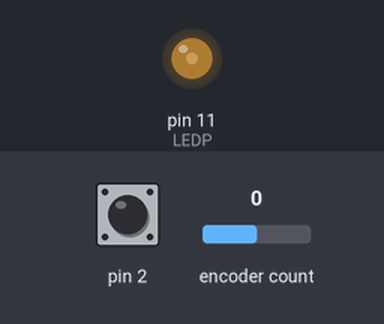
Simulated run of this sketch. Board: Arduino Nano, built with avr-gcc and run on an emulated ATmega328P. Shown: output pins drawn as LEDs (lit = HIGH). The test bench sets the inputs (shaded band); at power-on: pin 2 HIGH, encoder count 0.

Above: at 1.2 s.
1.3 s: pin 2 pulled LOW for 0.15 s
At 2.6 s:
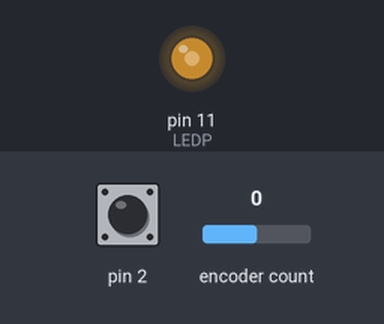
3.4 s: encoder count set to 1
At 4.6 s:
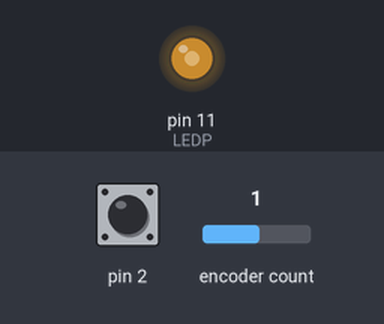
4.9 s: pin 2 pulled LOW for 0.15 s
At 6.6 s:
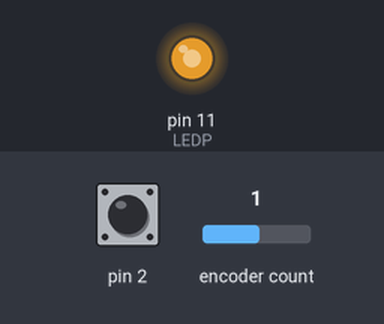
Timing chart, 0 to 13.9 s (numbered marks = the images above; inputs shaded):
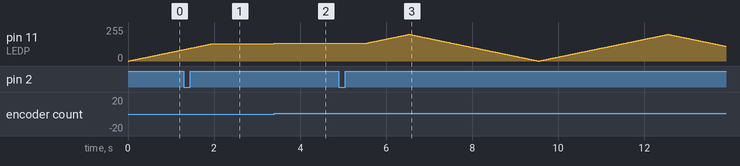

Measured:
- after the input at 1.3 s, pin 11 (LEDP): goes on until 1.9 s, then stays 129/255
- after the input at 3.4 s, pin 11 (LEDP): 129/255 → 134/255 at once

The sketch:

led.ino
```cpp
//layfik1 2024 | 12v led strip dimmer with TIP122 and Arduino Nano | диммер 12в светодиодных лент на TIP122 и Arduino Nano

#include "GyverEncoder.h"

//encoder pins //пины энкодера
#define CLK 4
#define DT 3
#define SW 2

//MOSFET base pin //пин базы транзистора
#define LEDP 11

int brightness = 0; //led strip brightness //яркость ленты
int mode = 1; //program mode (0 - manual, 1 - fade, 2 - alarm clock) //режим программы (0 - ручное управление, 1 - плавное мигание, 2 - будильник рассвета
bool debounce = false; //debounce //дебаунс
int delayNumber = 15; //fade speed //скорость мигания
unsigned long previousMillis = 0;

//bind enc as encoder class //обозначить за enc класс энкодера
Encoder enc(CLK, DT, SW);

void setup() {
  //configure pin 11 as OUTPUT //обозначаем пин 11 за OUTPUT
  pinMode(LEDP,OUTPUT);
  //init serial port //иниацилизируем serial порт
  Serial.begin(9600);
  //set encoder type //обозначаем тип энкодера
  enc.setType(TYPE2);
}

void loop() {
  //send clock signal to encoder //опрашиваем энкодер
  enc.tick();

  //store current millis //сохраняем текущее значение millis
  signed long currentMillis = millis();

  //if manual mode
  if (mode == 0){
    //change mode //смена режима
    if (enc.isSingle()){
      mode = 1;
    }
    //decrease brightness //уменьшение яркость
    if (brightness > 5){
      if (enc.isLeft()){
        brightness -= 5;
      }
    }
    //increase brightness //увеличиваем яркость
    if (brightness < 200){
      if (enc.isRight()){
        brightness += 5;
      }
    }
  }

  //if mode is "fade" //если режим стоит на плавное мигание
  if (mode == 1){
    //change mode //смена режима
    if (enc.isSingle()){
      mode = 0;
    }
    //speed control
    if (enc.isLeft()){
      if (delayNumber > 5){
        delayNumber -= 1;
      }
    }
    if (enc.isRight()){
      if (delayNumber < 5000){
        delayNumber += 1;
      }
    }
    //debounce //дебаунс
    if (brightness == 200){
      debounce = true;
    }
    if (brightness == 0){
      debounce = false;
    }
    if (currentMillis - previousMillis >= delayNumber){
      previousMillis = currentMillis;
      //increase or decrease brightness //уменьшение или увеличение яркости
      if (brightness < 200 and debounce == false){
        brightness += 1;
      }
      if (brightness > 0 and debounce == true){
        brightness -= 1;
      }
    }
  }

  //sending PWM signal to pin 11 //отправляем ШИМ сигнал на 11 пин
  analogWrite(LEDP,brightness);
  //debug //дебаг
//  Serial.print("brightness: ");
//  Serial.println(brightness);
//  Serial.print("mode: ");
//  Serial.println(mode);
//  Serial.print("delay: ");
//  Serial.println(delayNumber);
}
```
